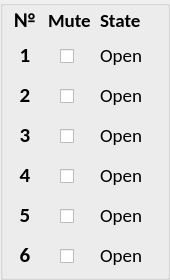
  <widget class="QGroupBox" name="stringsTable">
   <property name="geometry">
    <rect>
     <x>330</x>
     <y>50</y>
     <width>170</width>
     <height>280</height>
    </rect>
   </property>
   <property name="title">
    <string/>
   </property>
   <widget class="QGroupBox" name="stringsTitles">
    <property name="enabled">
     <bool>true</bool>
    </property>
    <property name="geometry">
     <rect>
      <x>10</x>
      <y>40</y>
      <width>30</width>
      <height>230</height>
     </rect>
    </property>
    <property name="font">
     <font>
      <family>Calibri</family>
      <pointsize>11</pointsize>
      <weight>50</weight>
      <bold>false</bold>
     </font>
    </property>
    <property name="styleSheet">
     <string notr="true">QGroupBox { border: none; }</string>
    </property>
    <property name="title">
     <string/>
    </property>
    <property name="flat">
     <bool>false</bool>
    </property>
    <property name="checkable">
     <bool>false</bool>
    </property>
    <property name="checked">
     <bool>false</bool>
    </property>
    <widget class="QLabel" name="labelString1">
     <property name="geometry">
      <rect>
       <x>5</x>
       <y>0</y>
       <width>20</width>
       <height>30</height>
      </rect>
     </property>
     <property name="font">
      <font>
       <family>Calibri</family>
       <pointsize>16</pointsize>
       <weight>75</weight>
       <bold>true</bold>
      </font>
     </property>
     <property name="text">
      <string>1</string>
     </property>
     <property name="alignment">
      <set>Qt::AlignCenter</set>
     </property>
    </widget>
    <widget class="QLabel" name="labelString3">
     <property name="geometry">
      <rect>
       <x>5</x>
       <y>80</y>
       <width>20</width>
       <height>30</height>
      </rect>
     </property>
     <property name="font">
      <font>
       <family>Calibri</family>
       <pointsize>16</pointsize>
       <weight>75</weight>
       <bold>true</bold>
      </font>
     </property>
     <property name="text">
      <string>3</string>
     </property>
     <property name="alignment">
      <set>Qt::AlignCenter</set>
     </property>
    </widget>
    <widget class="QLabel" name="labelString5">
     <property name="geometry">
      <rect>
       <x>5</x>
       <y>160</y>
       <width>20</width>
       <height>30</height>
      </rect>
     </property>
     <property name="font">
      <font>
       <family>Calibri</family>
       <pointsize>16</pointsize>
       <weight>75</weight>
       <bold>true</bold>
      </font>
     </property>
     <property name="text">
      <string>5</string>
     </property>
     <property name="alignment">
      <set>Qt::AlignCenter</set>
     </property>
    </widget>
    <widget class="QLabel" name="labelString6">
     <property name="geometry">
      <rect>
       <x>5</x>
       <y>200</y>
       <width>20</width>
       <height>30</height>
      </rect>
     </property>
     <property name="font">
      <font>
       <family>Calibri</family>
       <pointsize>16</pointsize>
       <weight>75</weight>
       <bold>true</bold>
      </font>
     </property>
     <property name="text">
      <string>6</string>
     </property>
     <property name="alignment">
      <set>Qt::AlignCenter</set>
     </property>
    </widget>
    <widget class="QLabel" name="labelString2">
     <property name="geometry">
      <rect>
       <x>5</x>
       <y>40</y>
       <width>20</width>
       <height>30</height>
      </rect>
     </property>
     <property name="font">
      <font>
       <family>Calibri</family>
       <pointsize>16</pointsize>
       <weight>75</weight>
       <bold>true</bold>
      </font>
     </property>
     <property name="text">
      <string>2</string>
     </property>
     <property name="alignment">
      <set>Qt::AlignCenter</set>
     </property>
    </widget>
    <widget class="QLabel" name="labelString4">
     <property name="geometry">
      <rect>
       <x>5</x>
       <y>120</y>
       <width>20</width>
       <height>30</height>
      </rect>
     </property>
     <property name="font">
      <font>
       <family>Calibri</family>
       <pointsize>16</pointsize>
       <weight>75</weight>
       <bold>true</bold>
      </font>
     </property>
     <property name="text">
      <string>4</string>
     </property>
     <property name="alignment">
      <set>Qt::AlignCenter</set>
     </property>
    </widget>
   </widget>
   <widget class="QGroupBox" name="muteCBs">
    <property name="geometry">
     <rect>
      <x>50</x>
      <y>40</y>
      <width>30</width>
      <height>230</height>
     </rect>
    </property>
    <property name="font">
     <font>
      <family>Calibri</family>
      <pointsize>8</pointsize>
      <weight>50</weight>
      <bold>false</bold>
     </font>
    </property>
    <property name="styleSheet">
     <string notr="true">QGroupBox { border: none; }</string>
    </property>
    <property name="title">
     <string/>
    </property>
    <property name="checkable">
     <bool>false</bool>
    </property>
    <widget class="QCheckBox" name="CBString6">
     <property name="geometry">
      <rect>
       <x>10</x>
       <y>208</y>
       <width>16</width>
       <height>16</height>
      </rect>
     </property>
     <property name="font">
      <font>
       <pointsize>8</pointsize>
       <weight>50</weight>
       <bold>false</bold>
      </font>
     </property>
     <property name="text">
      <string/>
     </property>
     <property name="iconSize">
      <size>
       <width>16</width>
       <height>16</height>
      </size>
     </property>
    </widget>
    <widget class="QCheckBox" name="CBString4">
     <property name="geometry">
      <rect>
       <x>10</x>
       <y>128</y>
       <width>16</width>
       <height>16</height>
      </rect>
     </property>
     <property name="font">
      <font>
       <pointsize>8</pointsize>
       <weight>50</weight>
       <bold>false</bold>
      </font>
     </property>
     <property name="text">
      <string/>
     </property>
     <property name="iconSize">
      <size>
       <width>16</width>
       <height>16</height>
      </size>
     </property>
    </widget>
    <widget class="QCheckBox" name="CBString5">
     <property name="geometry">
      <rect>
       <x>10</x>
       <y>168</y>
       <width>16</width>
       <height>16</height>
      </rect>
     </property>
     <property name="font">
      <font>
       <pointsize>8</pointsize>
       <weight>50</weight>
       <bold>false</bold>
      </font>
     </property>
     <property name="text">
      <string/>
     </property>
     <property name="iconSize">
      <size>
       <width>16</width>
       <height>16</height>
      </size>
     </property>
    </widget>
    <widget class="QCheckBox" name="CBString3">
     <property name="geometry">
      <rect>
       <x>10</x>
       <y>88</y>
       <width>16</width>
       <height>16</height>
      </rect>
     </property>
     <property name="font">
      <font>
       <pointsize>8</pointsize>
       <weight>50</weight>
       <bold>false</bold>
      </font>
     </property>
     <property name="text">
      <string/>
     </property>
     <property name="iconSize">
      <size>
       <width>16</width>
       <height>16</height>
      </size>
     </property>
    </widget>
    <widget class="QCheckBox" name="CBString1">
     <property name="geometry">
      <rect>
       <x>10</x>
       <y>8</y>
       <width>16</width>
       <height>16</height>
      </rect>
     </property>
     <property name="font">
      <font>
       <pointsize>11</pointsize>
       <weight>50</weight>
       <bold>false</bold>
      </font>
     </property>
     <property name="autoFillBackground">
      <bool>false</bool>
     </property>
     <property name="text">
      <string/>
     </property>
     <property name="iconSize">
      <size>
       <width>300</width>
       <height>300</height>
      </size>
     </property>
    </widget>
    <widget class="QCheckBox" name="CBString2">
     <property name="geometry">
      <rect>
       <x>10</x>
       <y>48</y>
       <width>16</width>
       <height>16</height>
      </rect>
     </property>
     <property name="font">
      <font>
       <pointsize>8</pointsize>
       <weight>50</weight>
       <bold>false</bold>
      </font>
     </property>
     <property name="text">
      <string/>
     </property>
     <property name="iconSize">
      <size>
       <width>16</width>
       <height>16</height>
      </size>
     </property>
    </widget>
   </widget>
   <widget class="QGroupBox" name="stringsStates">
    <property name="geometry">
     <rect>
      <x>90</x>
      <y>40</y>
      <width>70</width>
      <height>230</height>
     </rect>
    </property>
    <property name="styleSheet">
     <string notr="true">QGroupBox { border: none; }</string>
    </property>
    <property name="title">
     <string/>
    </property>
    <widget class="QLabel" name="stringState1">
     <property name="geometry">
      <rect>
       <x>10</x>
       <y>0</y>
       <width>60</width>
       <height>30</height>
      </rect>
     </property>
     <property name="font">
      <font>
       <family>Calibri</family>
       <pointsize>14</pointsize>
       <weight>50</weight>
       <italic>false</italic>
       <bold>false</bold>
      </font>
     </property>
     <property name="text">
      <string>Open</string>
     </property>
    </widget>
    <widget class="QLabel" name="stringState4">
     <property name="geometry">
      <rect>
       <x>10</x>
       <y>120</y>
       <width>60</width>
       <height>30</height>
      </rect>
     </property>
     <property name="font">
      <font>
       <family>Calibri</family>
       <pointsize>14</pointsize>
       <weight>50</weight>
       <italic>false</italic>
       <bold>false</bold>
      </font>
     </property>
     <property name="text">
      <string>Open</string>
     </property>
    </widget>
    <widget class="QLabel" name="stringState3">
     <property name="geometry">
      <rect>
       <x>10</x>
       <y>80</y>
       <width>60</width>
       <height>30</height>
      </rect>
     </property>
     <property name="font">
      <font>
       <family>Calibri</family>
       <pointsize>14</pointsize>
       <weight>50</weight>
       <italic>false</italic>
       <bold>false</bold>
      </font>
     </property>
     <property name="text">
      <string>Open</string>
     </property>
    </widget>
    <widget class="QLabel" name="stringState5">
     <property name="geometry">
      <rect>
       <x>10</x>
       <y>160</y>
       <width>60</width>
       <height>30</height>
      </rect>
     </property>
     <property name="font">
      <font>
       <family>Calibri</family>
       <pointsize>14</pointsize>
       <weight>50</weight>
       <italic>false</italic>
       <bold>false</bold>
      </font>
     </property>
     <property name="text">
      <string>Open</string>
     </property>
    </widget>
    <widget class="QLabel" name="stringState2">
     <property name="geometry">
      <rect>
       <x>10</x>
       <y>40</y>
       <width>60</width>
       <height>30</height>
      </rect>
     </property>
     <property name="font">
      <font>
       <family>Calibri</family>
       <pointsize>14</pointsize>
       <weight>50</weight>
       <italic>false</italic>
       <bold>false</bold>
      </font>
     </property>
     <property name="text">
      <string>Open</string>
     </property>
    </widget>
    <widget class="QLabel" name="stringState6">
     <property name="geometry">
      <rect>
       <x>10</x>
       <y>200</y>
       <width>60</width>
       <height>30</height>
      </rect>
     </property>
     <property name="font">
      <font>
       <family>Calibri</family>
       <pointsize>14</pointsize>
       <weight>50</weight>
       <italic>false</italic>
       <bold>false</bold>
      </font>
     </property>
     <property name="text">
      <string>Open</string>
     </property>
    </widget>
   </widget>
   <widget class="QGroupBox" name="stringsTableTitles">
    <property name="geometry">
     <rect>
      <x>10</x>
      <y>10</y>
      <width>150</width>
      <height>20</height>
     </rect>
    </property>
    <property name="styleSheet">
     <string notr="true">QGroupBox { border: none; }</string>
    </property>
    <property name="title">
     <string/>
    </property>
    <widget class="QLabel" name="stringsTableNumberTitle">
     <property name="geometry">
      <rect>
       <x>5</x>
       <y>0</y>
       <width>20</width>
       <height>20</height>
      </rect>
     </property>
     <property name="font">
      <font>
       <family>Calibri</family>
       <pointsize>16</pointsize>
       <weight>75</weight>
       <bold>true</bold>
      </font>
     </property>
     <property name="text">
      <string>№</string>
     </property>
     <property name="alignment">
      <set>Qt::AlignCenter</set>
     </property>
    </widget>
    <widget class="QLabel" name="stringsTableMuteTitle">
     <property name="geometry">
      <rect>
       <x>38</x>
       <y>0</y>
       <width>50</width>
       <height>20</height>
      </rect>
     </property>
     <property name="font">
      <font>
       <family>Calibri</family>
       <pointsize>14</pointsize>
       <weight>75</weight>
       <italic>false</italic>
       <bold>true</bold>
       <kerning>true</kerning>
      </font>
     </property>
     <property name="cursor">
      <cursorShape>ArrowCursor</cursorShape>
     </property>
     <property name="text">
      <string>Mute</string>
     </property>
    </widget>
    <widget class="QLabel" name="stringsTableStateTitle">
     <property name="geometry">
      <rect>
       <x>90</x>
       <y>0</y>
       <width>50</width>
       <height>20</height>
      </rect>
     </property>
     <property name="font">
      <font>
       <family>Calibri</family>
       <pointsize>14</pointsize>
       <weight>75</weight>
       <italic>false</italic>
       <bold>true</bold>
       <kerning>true</kerning>
      </font>
     </property>
     <property name="cursor">
      <cursorShape>ArrowCursor</cursorShape>
     </property>
     <property name="text">
      <string>State</string>
     </property>
    </widget>
   </widget>
  </widget>
